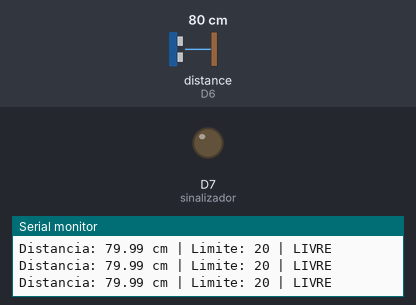
Bench run of a sketch on a simulated ESP8266 (NodeMCU). Shown: output pins drawn as LEDs (lit = HIGH), the last lines printed to the serial monitor. Wiring (inferred from the names in the program): ultrasonic range finder: trigger D5; echo D6. Inputs (shaded band) come from the test bench; at power-on: distance to the obstacle (sensor on D6) 80 cm. The echo pulse lasts 58.3 µs per cm; WiFi joins after 1.5 s; servers stay silent unless stated; uploads are accepted with an empty reply; pins used as bus, display or sensor lines are not drawn.

Above: at 3.0 s.
3.1 s: distance to the obstacle (sensor on D6) set to 22 cm
6.1 s: distance to the obstacle (sensor on D6) set to 19 cm
At 7.5 s:
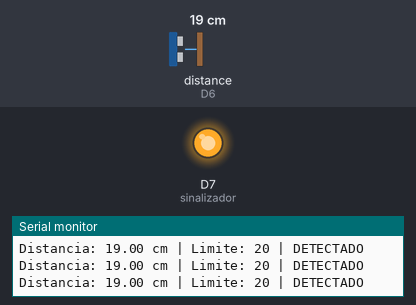
7.8 s: distance to the obstacle (sensor on D6) set to 35 cm
At 9.0 s:
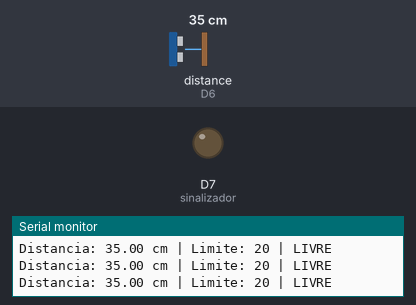
9.3 s: distance to the obstacle (sensor on D6) set to 2 cm
At 10.8 s:
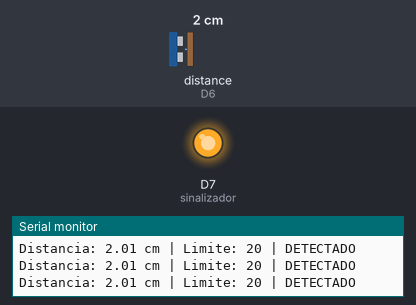
Timing chart, 0 to 11.8 s (numbered marks = the images above; inputs shaded):
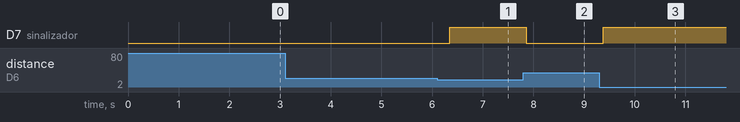

The sketch:

projeto_final.ino
```cpp
// ============================================================
//  SISTEMA EMBARCADO - Projeto Final
//  Placa: NodeMCU (ESP8266)
//
//  Sensor:  HC-SR04 (ultrassonico) -> mede a distancia
//  Atuador: LED / buzzer            -> liga quando algo e detectado
//
//  O limite de distancia e lido do BACKEND (servico Controle).
//  As leituras sao enviadas ao BACKEND (servico Logging).
// ============================================================

#include <ESP8266WiFi.h>

const char* ssid = "NOME_DA_REDE";
const char* senha = "SENHA_DA_REDE";
const char* servidor = "192.168.0.100";  // IP do PC (so o numero, sem http://)
const int porta = 3000;

WiFiClient cliente;

const int trigPin = D5;
const int echoPin = D6;
const int sinalizador = D7;   // LED ou buzzer

float distancia = 0;
int distanciaLimite = 20;     // valor padrao; sera atualizado pelo backend

unsigned long ultimaConfig = 0;
unsigned long ultimoEnvio = 0;

void conectarWiFi() {
  WiFi.mode(WIFI_STA);
  WiFi.begin(ssid, senha);
  Serial.print("Conectando");
  while (WiFi.status() != WL_CONNECTED) {
    delay(500);
    Serial.print(".");
  }
  Serial.println();
  Serial.print("IP: ");
  Serial.println(WiFi.localIP());
}

float medirDistancia() {
  digitalWrite(trigPin, LOW);
  delayMicroseconds(2);
  digitalWrite(trigPin, HIGH);
  delayMicroseconds(10);
  digitalWrite(trigPin, LOW);
  long duracao = pulseIn(echoPin, HIGH, 30000);
  if (duracao == 0)
    return -1;
  return duracao * 0.0343 / 2.0;
}

void buscarConfig() {
  if (!cliente.connect(servidor, porta)) {
    Serial.println("Erro ao buscar configuracao");
    return;
  }
  cliente.println("GET /config HTTP/1.1");
  cliente.print("Host: ");
  cliente.println(servidor);
  cliente.println("Connection: close");
  cliente.println();

  String resposta = "";
  while (cliente.connected() || cliente.available()) {
    if (cliente.available()) {
      resposta += (char)cliente.read();
    }
  }
  cliente.stop();

  int i = resposta.indexOf("distancia_limite");
  if (i >= 0) {
    int inicio = resposta.indexOf(':', i) + 1;
    int fim = resposta.indexOf('}', inicio);
    distanciaLimite = resposta.substring(inicio, fim).toInt();
    Serial.print("Novo limite: ");
    Serial.println(distanciaLimite);
  }
}

void enviarLeitura(float distancia, bool detectado) {
  if (!cliente.connect(servidor, porta)) {
    Serial.println("Erro ao enviar leitura");
    return;
  }
  String json =
    "{\"distancia\":" + String(distancia, 1) +
    ",\"detectado\":" + String(detectado ? "true" : "false") +
    "}";
  cliente.println("POST /leituras HTTP/1.1");
  cliente.print("Host: ");
  cliente.println(servidor);
  cliente.println("Content-Type: application/json");
  cliente.print("Content-Length: ");
  cliente.println(json.length());
  cliente.println("Connection: close");
  cliente.println();
  cliente.print(json);

  while (cliente.connected() || cliente.available()) {
    while (cliente.available()) {
      cliente.read();
    }
  }
  cliente.stop();
  Serial.println("Leitura enviada");
}

void setup() {
  Serial.begin(115200);
  pinMode(trigPin, OUTPUT);
  pinMode(echoPin, INPUT);
  pinMode(sinalizador, OUTPUT);

  conectarWiFi();   // <<< CORRIGIDO: sem esta chamada o WiFi nunca conectava
  buscarConfig();   // pega a configuracao inicial ja de cara (nao espera 10s)
}

void loop() {
  distancia = medirDistancia();
  bool detectado = false;
  if (distancia >= 0) {
    detectado = distancia < distanciaLimite;
  }
  digitalWrite(sinalizador, detectado);

  Serial.print("Distancia: ");
  Serial.print(distancia);
  Serial.print(" cm | Limite: ");
  Serial.print(distanciaLimite);
  Serial.print(" | ");
  Serial.println(detectado ? "DETECTADO" : "LIVRE");

  if (millis() - ultimaConfig >= 10000) {
    buscarConfig();
    ultimaConfig = millis();
  }
  if (millis() - ultimoEnvio >= 5000) {
    enviarLeitura(distancia, detectado);
    ultimoEnvio = millis();
  }
  delay(300);
}
```

Measured:
- the behaviour switches between 21 and 20 cm on distance to the obstacle (sensor on D6) (found by bisection; images 0 and 1)
- after the input at 6.1 s, D7 (sinalizador): LOW → HIGH after 0.25 s
- after the input at 7.8 s, D7 (sinalizador): HIGH → LOW after 0.06 s
- after the input at 9.3 s, D7 (sinalizador): LOW → HIGH after 0.07 s
